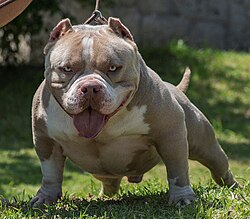
#> input picture Macho.jpg, 250 x 219 px
$ python thresholding_image.py
#> lines starting #> are read from the running program, lines starting #| are printed output that depends on the picture; after the words box and inside, x2 and y2 are one past the last pixel; in counts of white or black regions, pixels touching at a corner belong together
import cv2

# Read grayscale image
img = cv2.imread("Macho.jpg", cv2.IMREAD_GRAYSCALE)
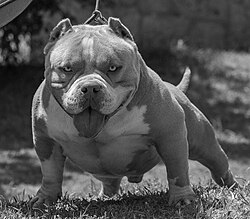
#> img: shape (219, 250); min 0, max 255, mean 82.2

# Apply threshold
ret, thresh = cv2.threshold(img, 127, 255, cv2.THRESH_BINARY)
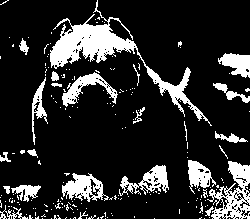
#> thresh: shape (219, 250); 17.1% white; 199 white regions (174 under 20 px), largest, box (x1, y1, x2, y2) and area: (50, 0, 212, 126) 3104, (207, 161, 250, 219) 1160, (62, 173, 109, 202) 713

cv2.imshow("Thresholded", thresh)
cv2.waitKey(0)
cv2.destroyAllWindows()
